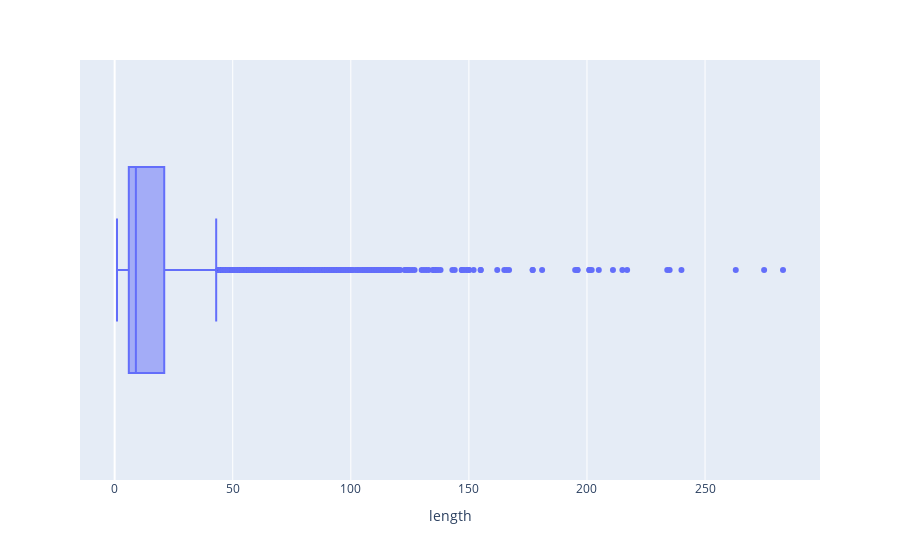

Notebook code cell kept with this figure:
### Code cell
fig = px.box(x = length)

fig.update_layout({'xaxis': {'title': 'length'}})

### Figure 1 — Plotly figure (JSON) as saved in the notebook; plotly's stock layout.template omitted (floating-point values rounded to 4 significant figures; data arrays with more than 128 entries replaced by an {"elided": "..."} marker saying what was removed)
{"data": [{"alignmentgroup": "True", "hovertemplate": "x=%{x}<extra></extra>", "legendgroup": "", "marker": {"color": "#636efa"}, "name": "", "notched": false, "offsetgroup": "", "orientation": "h", "showlegend": false, "type": "box", "x": {"elided": "5000 int values"}, "x0": " ", "xaxis": "x", "y0": " ", "yaxis": "y"}], "layout": {"boxmode": "group", "legend": {"tracegroupgap": 0}, "margin": {"t": 60}, "xaxis": {"anchor": "y", "domain": [0, 1], "title": {"text": "length"}}, "yaxis": {"anchor": "x", "domain": [0, 1]}}}
